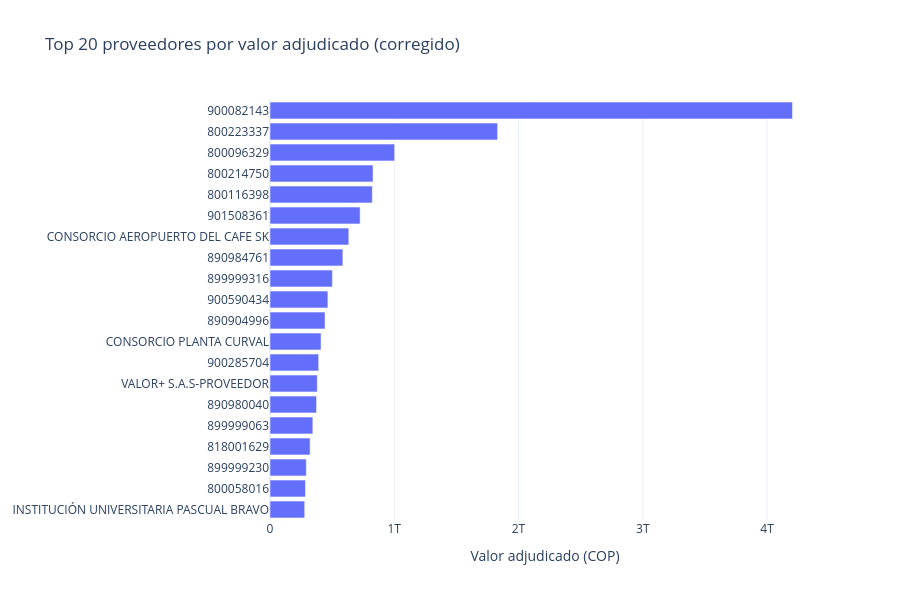

Source (notebook cell):
### Markdown cell above
# **B. Analisis de mercado corregido (sin valores implausibles)**

### Code cell
df_mercado = df_lineas[
    (df_lineas["adjudicado_bool"] == True)
    & (df_lineas["valor_total_adjudicacion"] > 0)
    & (~df_lineas["flag_valor_implausible"])
].copy()
df_mercado["proveedor_id"] = df_mercado["nit_del_proveedor_adjudicado"].fillna(df_mercado["nombre_del_proveedor"])

def hhi(part): return (part ** 2).sum() * 10000

mercado = (
    df_mercado.groupby("proveedor_id")["valor_total_adjudicacion"].sum()
    .sort_values(ascending=False).reset_index()
)
mercado["participacion"] = mercado["valor_total_adjudicacion"] / mercado["valor_total_adjudicacion"].sum()
mercado["participacion_acum"] = mercado["participacion"].cumsum()

hhi_corregido = hhi(mercado["participacion"])
n_80 = (mercado["participacion_acum"] <= 0.80).sum() + 1
print(f"HHI corregido: {hhi_corregido:,.1f} "
      f"({'baja' if hhi_corregido < 1500 else 'moderada' if hhi_corregido < 2500 else 'alta'} concentracion)")
print(f"Proveedores que concentran el 80% del valor: {n_80:,} de {len(mercado):,} ({n_80/len(mercado):.1%})")

top20 = mercado.head(20).sort_values("valor_total_adjudicacion")
fig = go.Figure(go.Bar(x=top20["valor_total_adjudicacion"], y=top20["proveedor_id"].astype(str), orientation="h"))
fig.update_layout(title="Top 20 proveedores por valor adjudicado (corregido)",
                   xaxis_title="Valor adjudicado (COP)", template="plotly_white", height=600)
fig.show()

### Figure 1 — Plotly figure (JSON) as saved in the notebook; plotly's stock layout.template omitted (floating-point values rounded to 4 significant figures)
{"data": [{"orientation": "h", "type": "bar", "x": [279352601000, 285346362570, 292137122295, 322709746890, 344769928174, 374705724786, 380666802003, 391743969725, 410758596204, 442901464714, 465912019047, 502326602956, 586464020823, 634275135745, 725367513558, 823463605046, 829071782294, 1002979246316, 1831659864317, 4205027751839], "y": ["INSTITUCIÓN UNIVERSITARIA PASCUAL BRAVO", "800058016", "899999230", "818001629", "899999063", "890980040", "VALOR+ S.A.S-PROVEEDOR", "900285704", "CONSORCIO PLANTA CURVAL", "890904996", "900590434", "899999316", "890984761", "CONSORCIO AEROPUERTO DEL CAFE SK", "901508361", "800116398", "800214750", "800096329", "800223337", "900082143"]}], "layout": {"height": 600, "title": {"text": "Top 20 proveedores por valor adjudicado (corregido)"}, "xaxis": {"title": {"text": "Valor adjudicado (COP)"}}}}
